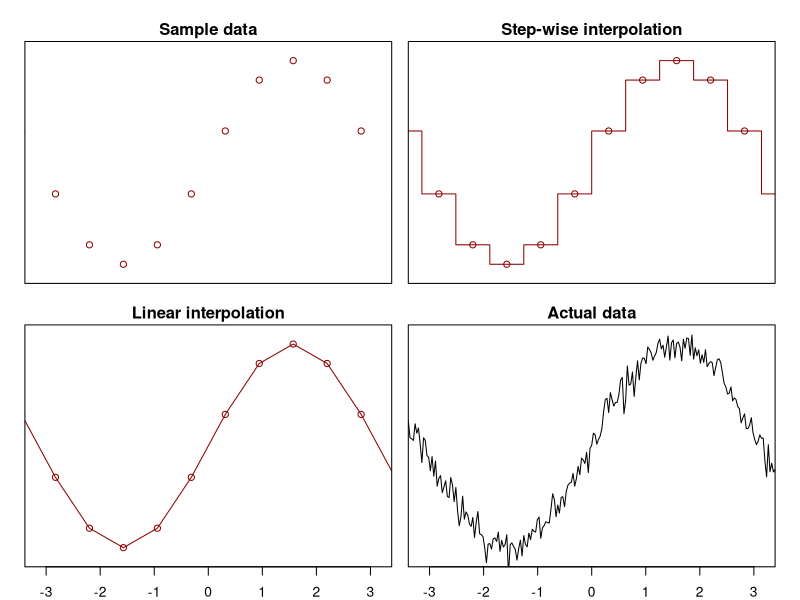
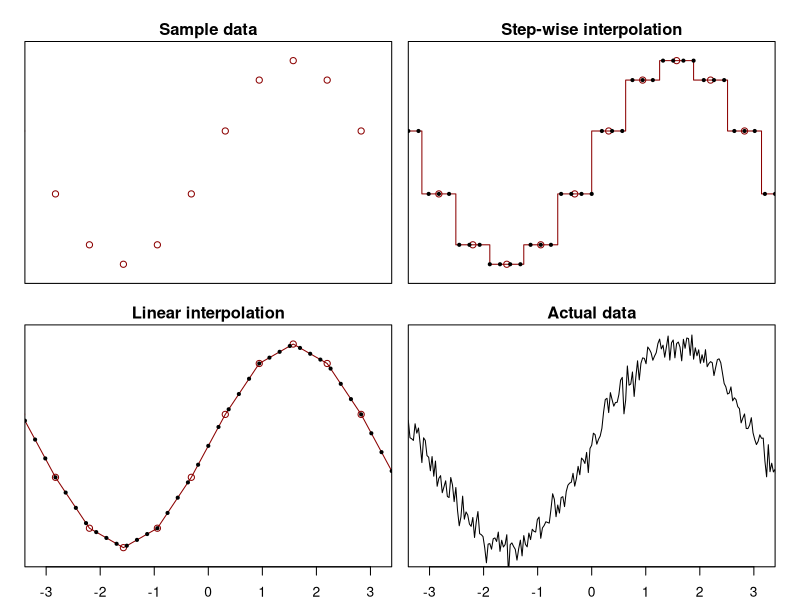
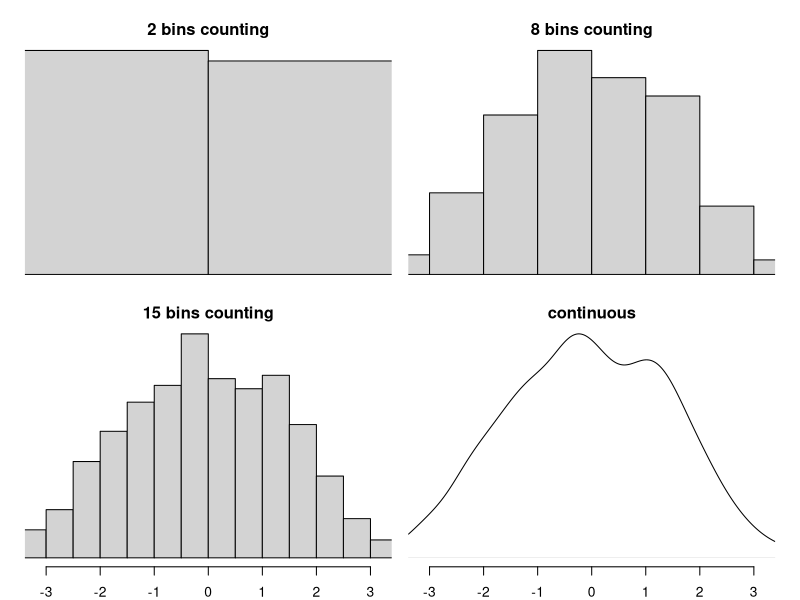

These figures' R source, in order:
## ---- chunk 1
# layout-valign="bottom"

######

par(
  mfrow = c(2, 2),
  yaxt = "n",
  mar = c(1, .5, 1.5, .5),
  oma = c(1, 1, 1, 1)
)
# params

step <- 20

x <- seq(-150, 150, by = 1) * pi / 100

noise <- rnorm(n = length(x), mean = 0, sd = .08)

sin_x <- sin(x) + noise

xlab <- "x"
ylab <- "y"
xlim <- c(-pi, pi)
ylim <- c(-1.1, 1.1)
cex <- 0.5


x_step <- seq(-150, 150, by = step) * pi / 100

sin_x_step <- sin(x_step)

####

plot(x_step, sin_x_step,
  type = "p",
  ylab = ylab,
  xlab = xlab,
  col = "darkred", ,
  ylim = ylim,
  xlim = xlim,
  main = "Sample data",
  xaxt = "n"
)
# lines(x, sin_x, type = "l")

#####

plot(x_step - step * pi / 200, sin_x_step,
  type = "s",
  col = "darkred",
  xlab = xlab,
  ylab = ylab,
  xlim = xlim,
  ylim = ylim,
  main = "Step-wise interpolation",
  xaxt = "n"
)
points(x_step, sin_x_step, col = "darkred")
# lines(x, sin_x)

#####

plot(x_step, sin_x_step,
  type = "l",
  xlab = xlab,
  ylab = "",
  col = "darkred",
  ylim = ylim,
  xlim = xlim,
  main = "Linear interpolation"
)
# lines(x, sin_x)
points(x_step, sin_x_step, col = "darkred")

#####

plot(x,
  sin_x,
  type = "l",
  ylab = ylab,
  ylim = ylim,
  xlim = xlim,
  main = "Actual data"
)

####

par(mfrow = c(1, 1))

## ---- chunk 2

par(
  mfrow = c(2, 2),
  yaxt = "n",
  mar = c(1, .5, 1.5, .5),
  oma = c(1, 1, 1, 1)
)
# params
#
#
# # graphical
# xlab <- "x"
# ylab <- "y"
# xlim <- c(-pi, pi)
# ylim <- c(-1,1)

# plotting variables
# step <- 20
step_down <- 6

# x <- seq(-150, 150, by = 1) * pi / 100
# sin_x <- sin(x)

# x_step <- seq(-150, 150, by = step) * pi / 100

x_step_down <- seq(-150, 150, by = step_down) * pi / 100

sin_step_down <- c()
for (x_ in x_step_down) {
  sin_step_down <- append(sin_step_down, sin(x_step[which.min(abs(x_ - x_step))]))
}
sin_x_step <- sin(x_step)


sin_lin_down <- c()
for (x_ in x_step_down[-length(x_step_down)]) {
  # x_ <- -2.2619467
  x_1 <- x_step[which(x_ >= x_step)[length(which(x_ >= x_step))]]
  x_2 <- x_step[which(x_ < x_step)[1]]
  sin_lin_down <- append(sin_lin_down, sin(x_1) + (x_ - x_1) * (sin(x_2) - sin(x_1)) / (x_2 - x_1))
}
sin_lin_down <- append(sin_lin_down, sin(sin_lin_down[length(x_step_down)]))

####

plot(x_step, sin_x_step,
  type = "p",
  ylab = ylab,
  xlab = xlab,
  col = "darkred", ,
  ylim = ylim,
  xlim = xlim,
  main = "Sample data",
  xaxt = "n"
)

# lines(x, sin_x, type = "l")

#####

plot(x_step - step * pi / 200, sin_x_step,
  type = "s",
  # lty =
  col = "darkred",
  xlab = xlab,
  ylab = ylab,
  xlim = xlim,
  ylim = ylim,
  main = "Step-wise interpolation",
  xaxt = "n"
)
points(x_step, sin_x_step, col = "darkred")
points(x_step_down, sin_step_down, col = "black", pch = 19, cex = cex)
# lines(x, sin_x)

#####

plot(x_step, sin_x_step,
  type = "l",
  xlab = xlab,
  ylab = "",
  col = "darkred",
  ylim = ylim,
  xlim = xlim,
  main = "Linear interpolation"
)
# lines(x, sin_x)
points(x_step, sin_x_step, col = "darkred")
points(x_step_down, sin_lin_down, col = "black", pch = 19, cex = cex)

#####

plot(x,
  sin_x,
  type = "l",
  ylab = ylab,
  ylim = ylim,
  xlim = xlim,
  main = "Actual data"
)

####

par(mfrow = c(1, 1))

## ---- chunk 3

n <- 1500

x <- runif(n = n, min = -2, max = 2)
# ,mean = 0,sd = .5)

x_norm <- rnorm(n = n, mean = 0, sd = 1) + x

step_ <- c(1, 7, 14)

par(
  mfrow = c(2, 2),
  yaxt = "n",
  mar = c(1, .5, 1.5, .5),
  oma = c(1, 1, 1, 1)
)

for (i in step_) {
  hist(x_norm,
    breaks = i,
    xlab = "x",
    ylab = "",
    freq = FALSE,
    main = paste0(i + 1, " bins counting"),
    xlim = xlim,
    xaxt = ifelse(i == step_[length(step_)], "s", "n")
  )
}

density(x_norm) |> plot(
  xlab = "x",
  ylab = "",
  xlim = xlim,
  main = "continuous",
  bty = "n"
)

par(mfrow = c(1, 1))

